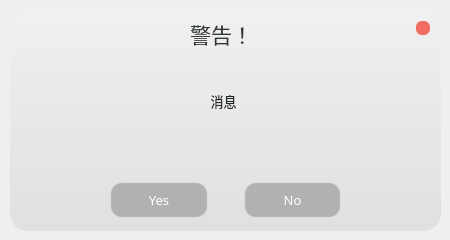
<?xml version="1.0" encoding="UTF-8"?>
<ui version="4.0">
 <class>Form</class>
 <widget class="QWidget" name="Form">
  <property name="geometry">
   <rect>
    <x>0</x>
    <y>0</y>
    <width>450</width>
    <height>240</height>
   </rect>
  </property>
  <property name="minimumSize">
   <size>
    <width>450</width>
    <height>240</height>
   </size>
  </property>
  <property name="maximumSize">
   <size>
    <width>450</width>
    <height>240</height>
   </size>
  </property>
  <property name="font">
   <font>
    <family>微软雅黑</family>
   </font>
  </property>
  <property name="windowTitle">
   <string>Warning</string>
  </property>
  <widget class="QFrame" name="frame">
   <property name="geometry">
    <rect>
     <x>10</x>
     <y>10</y>
     <width>431</width>
     <height>221</height>
    </rect>
   </property>
   <property name="styleSheet">
    <string notr="true">QFrame#frame{
	background-color: qlineargradient(x0:0, y1:0,x0:1, y2:1, stop:0 rgba(240, 240, 240,233), stop:1 rgba(222, 222, 222,233));
border-radius:18px  
}
</string>
   </property>
   <property name="frameShape">
    <enum>QFrame::StyledPanel</enum>
   </property>
   <property name="frameShadow">
    <enum>QFrame::Raised</enum>
   </property>
   <widget class="QLabel" name="lab_title">
    <property name="geometry">
     <rect>
      <x>26</x>
      <y>8</y>
      <width>371</width>
      <height>31</height>
     </rect>
    </property>
    <property name="font">
     <font>
      <family>Microsoft YaHei</family>
      <pointsize>16</pointsize>
     </font>
    </property>
    <property name="styleSheet">
     <string notr="true">color: rgb(49, 54, 54)</string>
    </property>
    <property name="text">
     <string>警告！</string>
    </property>
    <property name="alignment">
     <set>Qt::AlignCenter</set>
    </property>
   </widget>
   <widget class="QLabel" name="lab_message">
    <property name="geometry">
     <rect>
      <x>13</x>
      <y>34</y>
      <width>401</width>
      <height>131</height>
     </rect>
    </property>
    <property name="font">
     <font>
      <family>Microsoft YaHei</family>
      <pointsize>10</pointsize>
     </font>
    </property>
    <property name="styleSheet">
     <string notr="true">color: rgb(33, 38, 38)</string>
    </property>
    <property name="text">
     <string>消息
</string>
    </property>
    <property name="alignment">
     <set>Qt::AlignCenter</set>
    </property>
   </widget>
   <widget class="QPushButton" name="btn_close">
    <property name="geometry">
     <rect>
      <x>406</x>
      <y>11</y>
      <width>14</width>
      <height>14</height>
     </rect>
    </property>
    <property name="minimumSize">
     <size>
      <width>14</width>
      <height>14</height>
     </size>
    </property>
    <property name="maximumSize">
     <size>
      <width>14</width>
      <height>14</height>
     </size>
    </property>
    <property name="styleSheet">
     <string notr="true">QPushButton{
	
	background-color: rgb(240, 108, 96);
border:0px solid rgba(113, 17, 15,50);
border-radius:6px;
}
QPushButton:hover {
background-color:rgb(139, 29, 31)
	
}
QPushButton:pressed {
	background-color: rgb(232, 59, 35);
}
</string>
    </property>
    <property name="text">
     <string/>
    </property>
   </widget>
   <widget class="QWidget" name="layoutWidget">
    <property name="geometry">
     <rect>
      <x>100</x>
      <y>170</y>
      <width>231</width>
      <height>41</height>
     </rect>
    </property>
    <layout class="QHBoxLayout" name="btn_horizontalLayout">
     <property name="spacing">
      <number>36</number>
     </property>
     <item>
      <widget class="QPushButton" name="btn_yes">
       <property name="minimumSize">
        <size>
         <width>0</width>
         <height>36</height>
        </size>
       </property>
       <property name="palette">
        <palette>
         <active>
          <colorrole role="Button">
           <brush brushstyle="SolidPattern">
            <color alpha="255">
             <red>177</red>
             <green>177</green>
             <blue>177</blue>
            </color>
           </brush>
          </colorrole>
          <colorrole role="ButtonText">
           <brush brushstyle="SolidPattern">
            <color alpha="255">
             <red>255</red>
             <green>255</green>
             <blue>255</blue>
            </color>
           </brush>
          </colorrole>
          <colorrole role="Base">
           <brush brushstyle="SolidPattern">
            <color alpha="255">
             <red>177</red>
             <green>177</green>
             <blue>177</blue>
            </color>
           </brush>
          </colorrole>
          <colorrole role="Window">
           <brush brushstyle="SolidPattern">
            <color alpha="255">
             <red>177</red>
             <green>177</green>
             <blue>177</blue>
            </color>
           </brush>
          </colorrole>
         </active>
         <inactive>
          <colorrole role="Button">
           <brush brushstyle="SolidPattern">
            <color alpha="255">
             <red>177</red>
             <green>177</green>
             <blue>177</blue>
            </color>
           </brush>
          </colorrole>
          <colorrole role="ButtonText">
           <brush brushstyle="SolidPattern">
            <color alpha="255">
             <red>255</red>
             <green>255</green>
             <blue>255</blue>
            </color>
           </brush>
          </colorrole>
          <colorrole role="Base">
           <brush brushstyle="SolidPattern">
            <color alpha="255">
             <red>177</red>
             <green>177</green>
             <blue>177</blue>
            </color>
           </brush>
          </colorrole>
          <colorrole role="Window">
           <brush brushstyle="SolidPattern">
            <color alpha="255">
             <red>177</red>
             <green>177</green>
             <blue>177</blue>
            </color>
           </brush>
          </colorrole>
         </inactive>
         <disabled>
          <colorrole role="Button">
           <brush brushstyle="SolidPattern">
            <color alpha="255">
             <red>177</red>
             <green>177</green>
             <blue>177</blue>
            </color>
           </brush>
          </colorrole>
          <colorrole role="ButtonText">
           <brush brushstyle="SolidPattern">
            <color alpha="255">
             <red>31</red>
             <green>31</green>
             <blue>31</blue>
            </color>
           </brush>
          </colorrole>
          <colorrole role="Base">
           <brush brushstyle="SolidPattern">
            <color alpha="255">
             <red>177</red>
             <green>177</green>
             <blue>177</blue>
            </color>
           </brush>
          </colorrole>
          <colorrole role="Window">
           <brush brushstyle="SolidPattern">
            <color alpha="255">
             <red>177</red>
             <green>177</green>
             <blue>177</blue>
            </color>
           </brush>
          </colorrole>
         </disabled>
        </palette>
       </property>
       <property name="font">
        <font>
         <family>Microsoft YaHei</family>
         <pointsize>10</pointsize>
        </font>
       </property>
       <property name="styleSheet">
        <string notr="true">QPushButton{
	
	background-color: rgb(177,177, 177);
border:2px solid rgba(199, 199, 199,50);
border-radius:12px;
}
QPushButton:hover {
background-color:rgb(144, 144, 144)
	
}
QPushButton:pressed {
	background-color: rgb(111, 111, 111);
}
</string>
       </property>
       <property name="text">
        <string>Yes</string>
       </property>
      </widget>
     </item>
     <item>
      <widget class="QPushButton" name="btn_no">
       <property name="minimumSize">
        <size>
         <width>0</width>
         <height>36</height>
        </size>
       </property>
       <property name="palette">
        <palette>
         <active>
          <colorrole role="Button">
           <brush brushstyle="SolidPattern">
            <color alpha="255">
             <red>177</red>
             <green>177</green>
             <blue>177</blue>
            </color>
           </brush>
          </colorrole>
          <colorrole role="ButtonText">
           <brush brushstyle="SolidPattern">
            <color alpha="255">
             <red>255</red>
             <green>255</green>
             <blue>255</blue>
            </color>
           </brush>
          </colorrole>
          <colorrole role="Base">
           <brush brushstyle="SolidPattern">
            <color alpha="255">
             <red>177</red>
             <green>177</green>
             <blue>177</blue>
            </color>
           </brush>
          </colorrole>
          <colorrole role="Window">
           <brush brushstyle="SolidPattern">
            <color alpha="255">
             <red>177</red>
             <green>177</green>
             <blue>177</blue>
            </color>
           </brush>
          </colorrole>
         </active>
         <inactive>
          <colorrole role="Button">
           <brush brushstyle="SolidPattern">
            <color alpha="255">
             <red>177</red>
             <green>177</green>
             <blue>177</blue>
            </color>
           </brush>
          </colorrole>
          <colorrole role="ButtonText">
           <brush brushstyle="SolidPattern">
            <color alpha="255">
             <red>255</red>
             <green>255</green>
             <blue>255</blue>
            </color>
           </brush>
          </colorrole>
          <colorrole role="Base">
           <brush brushstyle="SolidPattern">
            <color alpha="255">
             <red>177</red>
             <green>177</green>
             <blue>177</blue>
            </color>
           </brush>
          </colorrole>
          <colorrole role="Window">
           <brush brushstyle="SolidPattern">
            <color alpha="255">
             <red>177</red>
             <green>177</green>
             <blue>177</blue>
            </color>
           </brush>
          </colorrole>
         </inactive>
         <disabled>
          <colorrole role="Button">
           <brush brushstyle="SolidPattern">
            <color alpha="255">
             <red>177</red>
             <green>177</green>
             <blue>177</blue>
            </color>
           </brush>
          </colorrole>
          <colorrole role="ButtonText">
           <brush brushstyle="SolidPattern">
            <color alpha="255">
             <red>31</red>
             <green>31</green>
             <blue>31</blue>
            </color>
           </brush>
          </colorrole>
          <colorrole role="Base">
           <brush brushstyle="SolidPattern">
            <color alpha="255">
             <red>177</red>
             <green>177</green>
             <blue>177</blue>
            </color>
           </brush>
          </colorrole>
          <colorrole role="Window">
           <brush brushstyle="SolidPattern">
            <color alpha="255">
             <red>177</red>
             <green>177</green>
             <blue>177</blue>
            </color>
           </brush>
          </colorrole>
         </disabled>
        </palette>
       </property>
       <property name="font">
        <font>
         <family>Microsoft YaHei</family>
         <pointsize>10</pointsize>
        </font>
       </property>
       <property name="styleSheet">
        <string notr="true">QPushButton{
	
	background-color: rgb(177,177, 177);
border:2px solid rgba(199, 199, 199,50);
border-radius:12px;
}
QPushButton:hover {
background-color:rgb(144, 144, 144)
	
}
QPushButton:pressed {
	background-color: rgb(111, 111, 111);
}
</string>
       </property>
       <property name="text">
        <string>No</string>
       </property>
      </widget>
     </item>
    </layout>
   </widget>
  </widget>
 </widget>
 <resources/>
 <connections/>
</ui>
